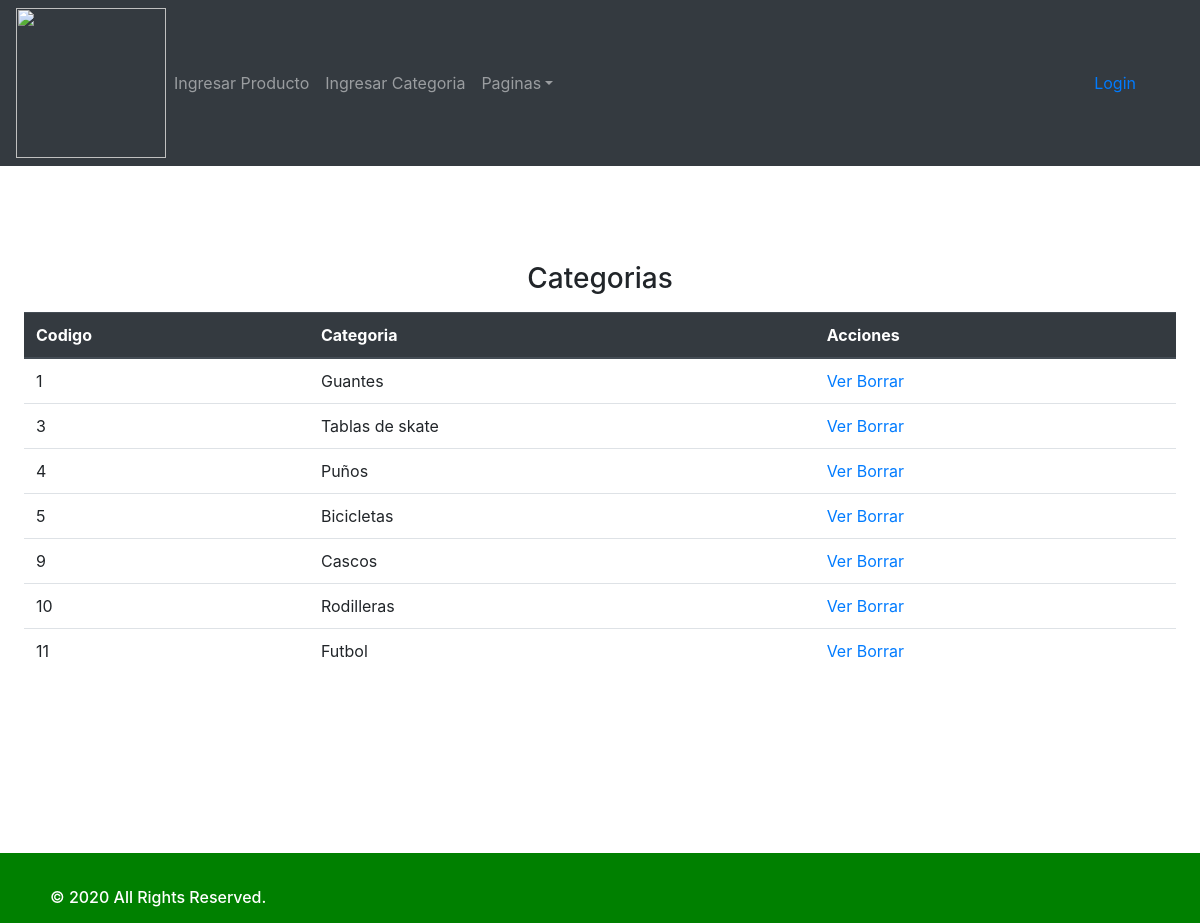
The page /?c=controller_show_categories_admin (signed in) on the database its author committed.
### tables this page shows
CREATE TABLE `categories` (
  `id_categorie` int(11) NOT NULL,
  `name_categorie` varchar(255) DEFAULT NULL
);

### Controller/controller_show_categories_admin.php (called while the page is built)
<?php
require_once 'Model/admin_categories.php';
$readCategorie = new categories();
$row = $readCategorie->read_categ();
include 'Views/view_categories_admin.php';
?>

### Model/admin_categories.php (called while the page is built, shortened)
<?php
class categories
{
    public function __construct($pname_categorie = "", $pid_categorie = 0)
    {
        $this->id_categorie = $pid_categorie;
        $this->name_categorie = $pname_categorie;
    }
    public function read_categ($id = 0)
    {
        $rows = [];
        try {
            $sql = "SELECT * FROM categories";
            $pdo = new connection();
            $pdo = $pdo->connect();
            $result = $pdo->query($sql);
            foreach ($result->fetchAll() as $value) {
                $rows [] = new categories($value['name_categorie'], $value['id_categorie']);
            }
        } catch (PDOException $ex) {
            derror_log("Error en la funcion" . __FUNCTION__ . " en el archivo" . __FILE__ . " con el error " . $ex->getMessage());
        }
        return $rows;
    }
    public function get_attribute($id_categorie)
    {
        try {
            return $this->$id_categorie;
        } catch (Exception $ex) {
            return NULL;
        }
    }
}

### Views/view_categories_admin.php (the view, shortened to what this page needs)
<div class="starter-template">
  <div class="block">
    <div class="block-header">
      <h3 class="block-title">Categorias</h3>
    </div>
    <div class="block-content">
      <table class="table">
	<thead class="thead-dark">
	  <tr>
	    <th scope="col">Codigo</th>
	    <th scope="col">Categoria</th>
	    <th scope="col">Acciones</th>
	  </tr>
	</thead>
	<tbody>
	  <?php foreach ($row as $rows) { ?>
  	  <tr>
  	    <td><?php echo $rows->id_categorie; ?></td>
  	    <td><?php echo $rows->name_categorie; ?></td>
  	    <td>
  	      <a href="?c=controller_view_categories_admin&id_categorie=<?php echo $rows->get_attribute("id_categorie"); ?>">Ver</a>
  	      <a href="?c=controller_delete_categories_admin&id_categorie=<?php echo $rows->get_attribute("id_categorie"); ?>">Borrar</a>
  	    </td>
  	  </tr>
	  <?php } ?>
	</tbody>
      </table>
    </div>
  </div>
</div>

### CSS/Style.css (style rules this page uses)
body { background-repeat: no-repeat; background-size: cover; }
.starter-template { padding: 3rem 1.5rem; text-align: center; }

### rows shown on the page
categories: id_categorie "1", name_categorie "Guantes"
categories: id_categorie "3", name_categorie "Tablas de skate"
categories: id_categorie "4", name_categorie "Puños"
categories: id_categorie "5", name_categorie "Bicicletas"
categories: id_categorie "9", name_categorie "Cascos"
categories: id_categorie "10", name_categorie "Rodilleras"
categories: id_categorie "11", name_categorie "Futbol"
